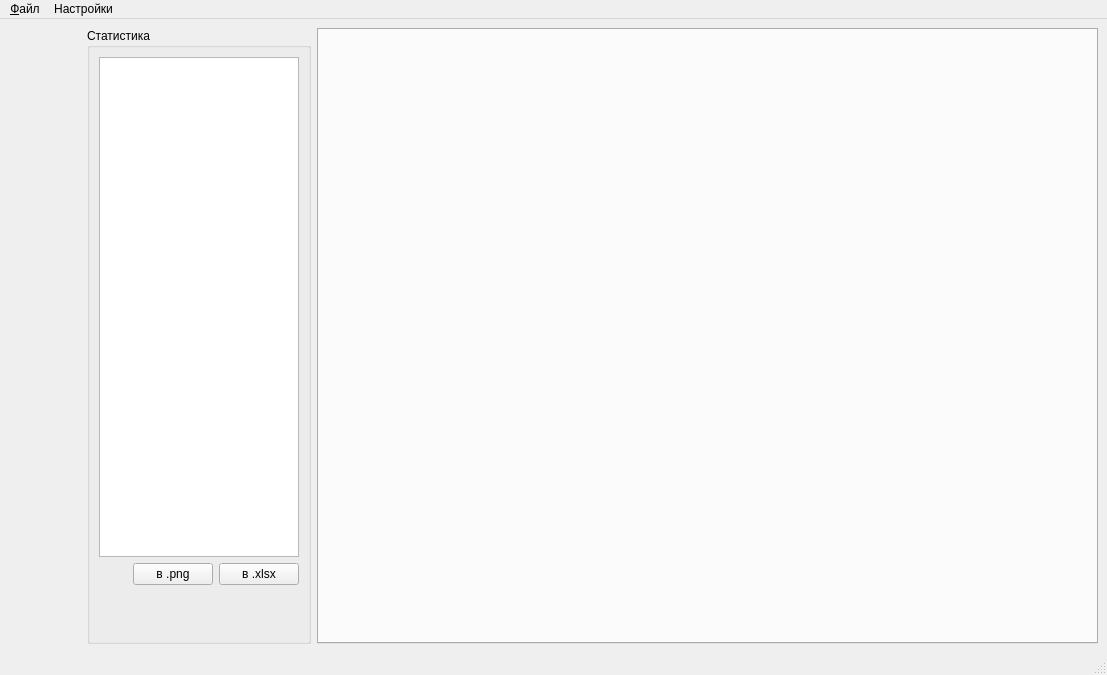
<?xml version="1.0" encoding="UTF-8"?>
<ui version="4.0">
 <class>MainWindow</class>
 <widget class="QMainWindow" name="MainWindow">
  <property name="geometry">
   <rect>
    <x>0</x>
    <y>0</y>
    <width>1107</width>
    <height>675</height>
   </rect>
  </property>
  <property name="windowTitle">
   <string>Измерение демодуляторов</string>
  </property>
  <widget class="QWidget" name="centralwidget">
   <layout class="QHBoxLayout" name="horizontalLayout" stretch="1,1,10">
    <item>
     <layout class="QVBoxLayout" name="layInstrs">
      <property name="spacing">
       <number>0</number>
      </property>
      <property name="leftMargin">
       <number>0</number>
      </property>
      <item>
       <spacer name="verticalSpacer">
        <property name="orientation">
         <enum>Qt::Vertical</enum>
        </property>
        <property name="sizeHint" stdset="0">
         <size>
          <width>20</width>
          <height>40</height>
         </size>
        </property>
       </spacer>
      </item>
     </layout>
    </item>
    <item>
     <widget class="QGroupBox" name="grpProgress">
      <property name="title">
       <string>Статистика</string>
      </property>
      <property name="checkable">
       <bool>false</bool>
      </property>
      <layout class="QVBoxLayout" name="verticalLayout">
       <item>
        <widget class="QPlainTextEdit" name="pteditProgress">
         <property name="sizePolicy">
          <sizepolicy hsizetype="Minimum" vsizetype="Expanding">
           <horstretch>0</horstretch>
           <verstretch>0</verstretch>
          </sizepolicy>
         </property>
         <property name="minimumSize">
          <size>
           <width>0</width>
           <height>500</height>
          </size>
         </property>
         <property name="maximumSize">
          <size>
           <width>200</width>
           <height>16777215</height>
          </size>
         </property>
        </widget>
       </item>
       <item>
        <layout class="QHBoxLayout" name="horizontalLayout_2">
         <item>
          <spacer name="horizontalSpacer">
           <property name="orientation">
            <enum>Qt::Horizontal</enum>
           </property>
           <property name="sizeHint" stdset="0">
            <size>
             <width>40</width>
             <height>20</height>
            </size>
           </property>
          </spacer>
         </item>
         <item>
          <widget class="QPushButton" name="btnScreenShot">
           <property name="text">
            <string>в .png</string>
           </property>
          </widget>
         </item>
         <item>
          <widget class="QPushButton" name="btnExcel">
           <property name="text">
            <string>в .xlsx</string>
           </property>
          </widget>
         </item>
        </layout>
       </item>
       <item>
        <spacer name="verticalSpacer_2">
         <property name="orientation">
          <enum>Qt::Vertical</enum>
         </property>
         <property name="sizeType">
          <enum>QSizePolicy::MinimumExpanding</enum>
         </property>
         <property name="sizeHint" stdset="0">
          <size>
           <width>20</width>
           <height>40</height>
          </size>
         </property>
        </spacer>
       </item>
      </layout>
     </widget>
    </item>
    <item>
     <widget class="QTabWidget" name="tabWidget">
      <property name="currentIndex">
       <number>-1</number>
      </property>
     </widget>
    </item>
   </layout>
  </widget>
  <widget class="QMenuBar" name="menubar">
   <property name="geometry">
    <rect>
     <x>0</x>
     <y>0</y>
     <width>1107</width>
     <height>22</height>
    </rect>
   </property>
   <widget class="QMenu" name="menu">
    <property name="title">
     <string>&amp;Файл</string>
    </property>
    <addaction name="actExit"/>
   </widget>
   <widget class="QMenu" name="menu_2">
    <property name="title">
     <string>Настройки</string>
    </property>
    <addaction name="actParams"/>
   </widget>
   <addaction name="menu"/>
   <addaction name="menu_2"/>
  </widget>
  <widget class="QStatusBar" name="statusbar"/>
  <action name="actExit">
   <property name="text">
    <string>Выход</string>
   </property>
   <property name="toolTip">
    <string>Выйти из приложения</string>
   </property>
   <property name="statusTip">
    <string>Выйти из приложения</string>
   </property>
  </action>
  <action name="actParams">
   <property name="text">
    <string>Параметры...</string>
   </property>
  </action>
 </widget>
 <resources/>
 <connections>
  <connection>
   <sender>actExit</sender>
   <signal>triggered()</signal>
   <receiver>MainWindow</receiver>
   <slot>close()</slot>
   <hints>
    <hint type="sourcelabel">
     <x>-1</x>
     <y>-1</y>
    </hint>
    <hint type="destinationlabel">
     <x>361</x>
     <y>238</y>
    </hint>
   </hints>
  </connection>
 </connections>
</ui>
